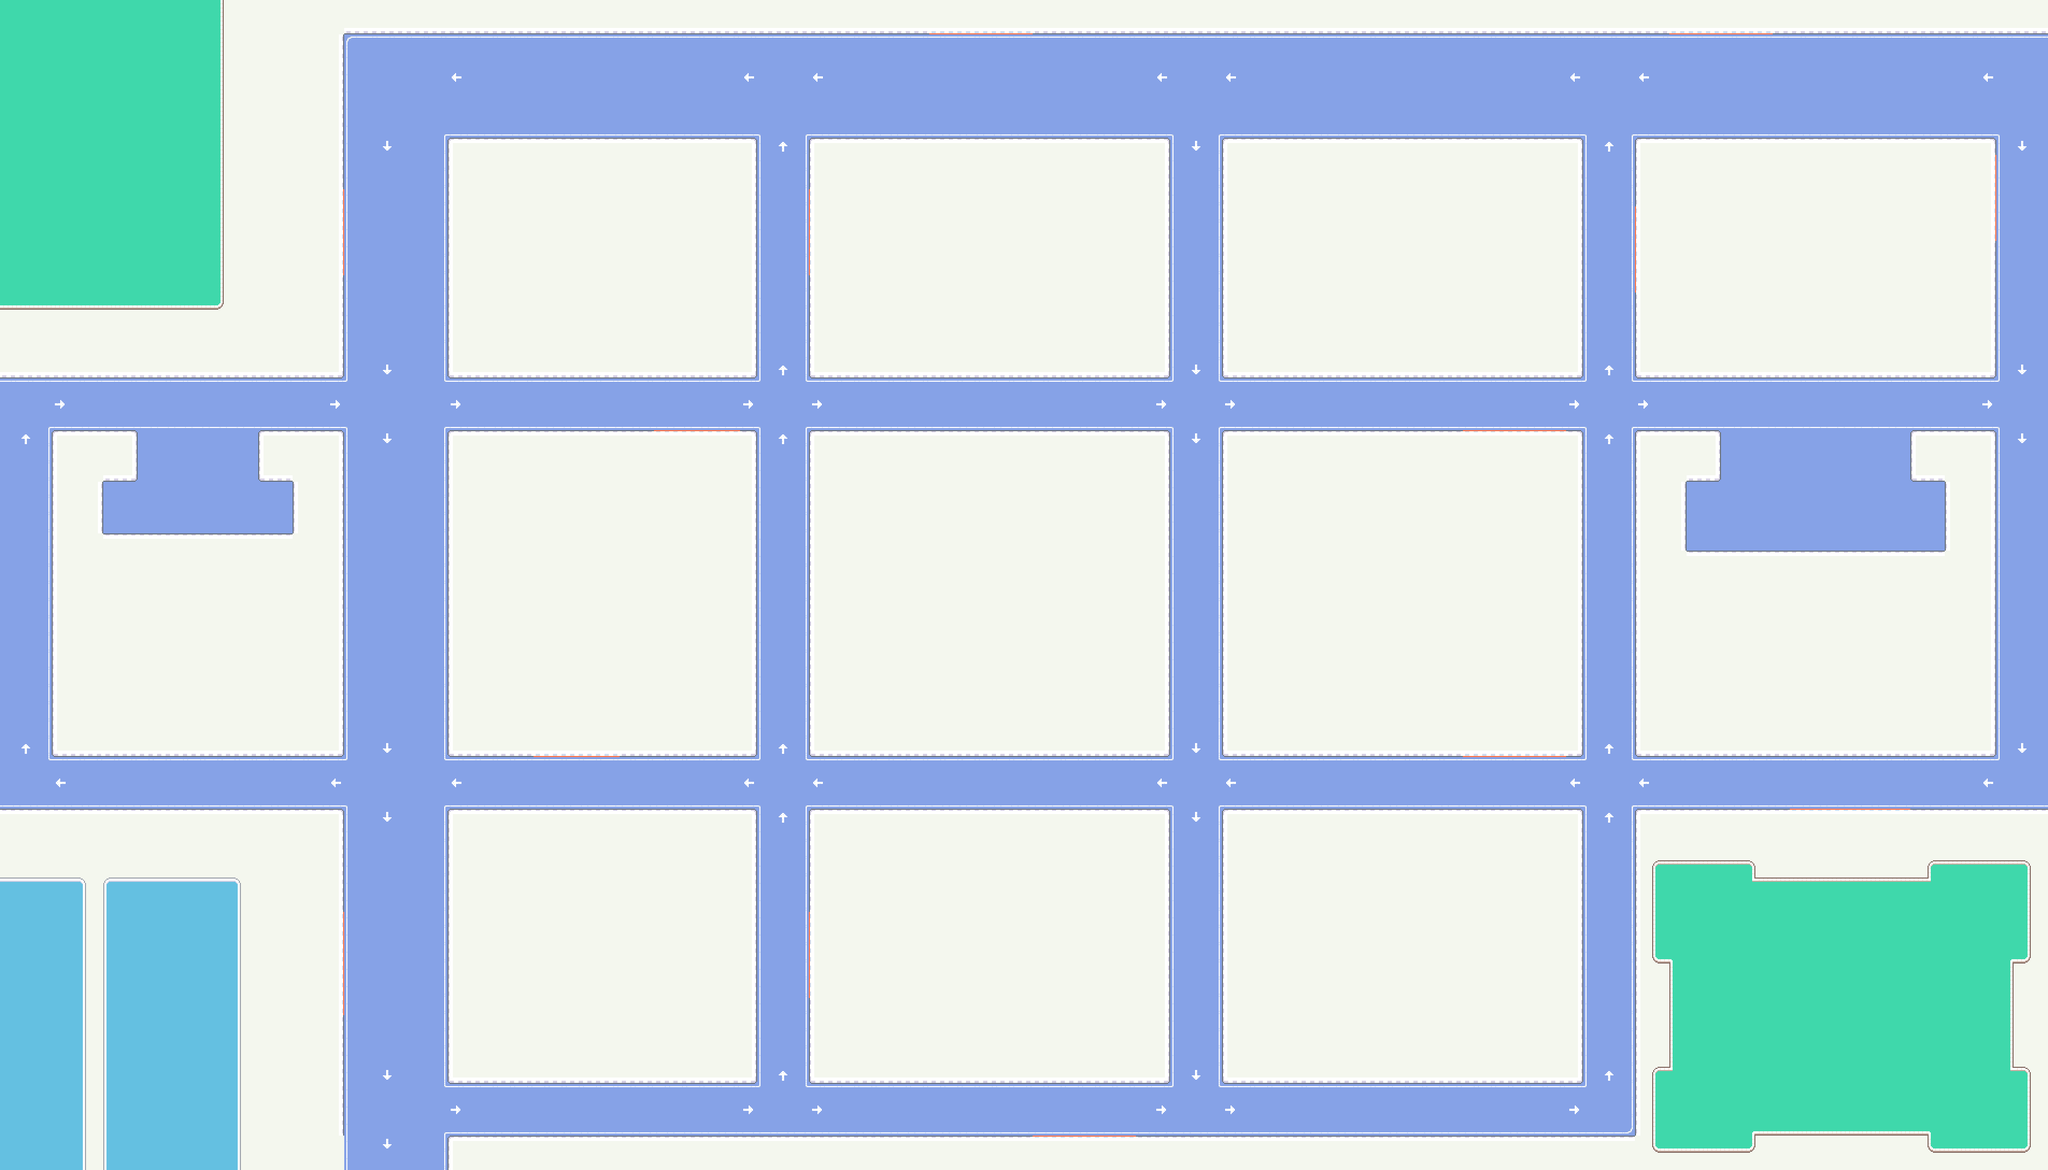

A level layout from a 2D game, rendered from its tile map. Below: a short description, then the map file with tile-grid data replaced by summaries:
An orthogonal 119x68 tile map with 32x32 px tiles, 5 tile layers (Roads, Base Road Markings, Extra Road Markings, Sidewalks, ...).

<map version="1.10" tiledversion="1.11.0" orientation="orthogonal" renderorder="right-down" width="119" height="68" tilewidth="32" tileheight="32" infinite="0" nextlayerid="18" nextobjectid="1">
 <editorsettings>
  <chunksize width="32" height="32" />
 </editorsettings>
 <tileset firstgid="1" source="tilesets/tilemap_packed_editor.tsx" />
 <layer id="5" name="Roads" width="119" height="68">
  <data>[8092 cells, 8092 non-empty, 3 distinct tile ids]</data>
 </layer>
 <layer id="16" name="Base Road Markings" width="119" height="68" locked="1">
  <data>[8092 cells, 1220 non-empty, 10 distinct tile ids]</data>
 </layer>
 <layer id="14" name="Extra Road Markings" width="119" height="68">
  <data>[8092 cells, 65 non-empty, 1 distinct tile ids]</data>
 </layer>
 <layer id="6" name="Sidewalks" width="119" height="68">
  <data>[8092 cells, 5509 non-empty, 13 distinct tile ids]</data>
 </layer>
 <layer id="10" name="Ground Decos" width="119" height="68">
  <data>[8092 cells, 797 non-empty, 19 distinct tile ids]</data>
 </layer>
 <objectgroup id="13" name="Entities" />
</map>